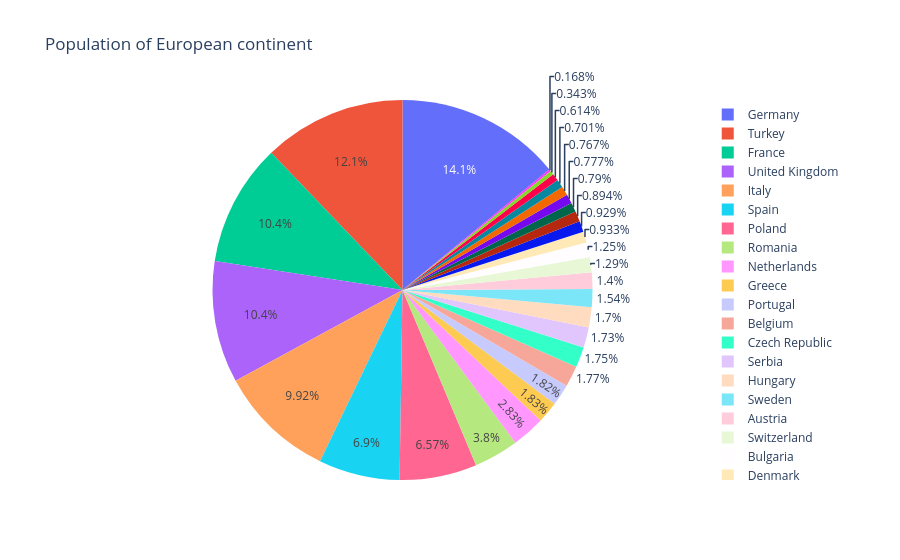

Notebook code for this chart:
### Markdown cell above
## Advanced Data Visualization


Plotly is used when we need the charts to be interactive .

Here we will get charts in dynamic way , it can be changed when we click the graphs

### Code cell
import plotly.express as px
df = px.data.gapminder().query("year == 2007").query("continent == 'Europe'")
df.loc[df['pop'] < 2.e6, 'country'] = 'Other countries' # Represent only large countries
fig = px.pie(df, values='pop', names='country', title='Population of European continent')
fig.show()

### Figure 1 — Plotly figure (JSON) as saved in the notebook; plotly's stock layout.template omitted (floating-point values rounded to 4 significant figures)
{"data": [{"domain": {"x": [0, 1], "y": [0, 1]}, "hovertemplate": "country=%{label}<br>pop=%{value}<extra></extra>", "labels": ["Albania", "Austria", "Belgium", "Bosnia and Herzegovina", "Bulgaria", "Croatia", "Czech Republic", "Denmark", "Finland", "France", "Germany", "Greece", "Hungary", "Other countries", "Ireland", "Italy", "Other countries", "Netherlands", "Norway", "Poland", "Portugal", "Romania", "Serbia", "Slovak Republic", "Slovenia", "Spain", "Sweden", "Switzerland", "Turkey", "United Kingdom"], "legendgroup": "", "name": "", "showlegend": true, "type": "pie", "values": [3600523, 8199783, 10392226, 4552198, 7322858, 4493312, 10228744, 5468120, 5238460, 61083916, 82400996, 10706290, 9956108, 301931, 4109086, 58147733, 684736, 16570613, 4627926, 38518241, 10642836, 22276056, 10150265, 5447502, 2009245, 40448191, 9031088, 7554661, 71158647, 60776238]}], "layout": {"legend": {"tracegroupgap": 0}, "title": {"text": "Population of European continent"}}}
